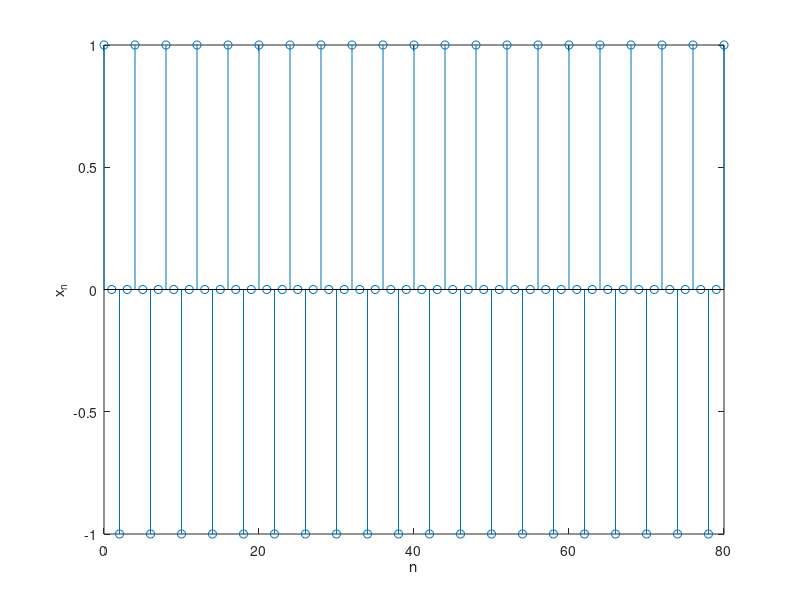

This chart was generated by the following MATLAB code:
clc; clear all; close all;

n = (0: 0.1: 5);

fs = 16;
ts = 1/fs;

nT1 = 0:ts:5;
n = 0:5/ts;

x_t = cos(8*pi*nT1);

stem(n, x_t);
xlabel("n");
ylabel("x_n");